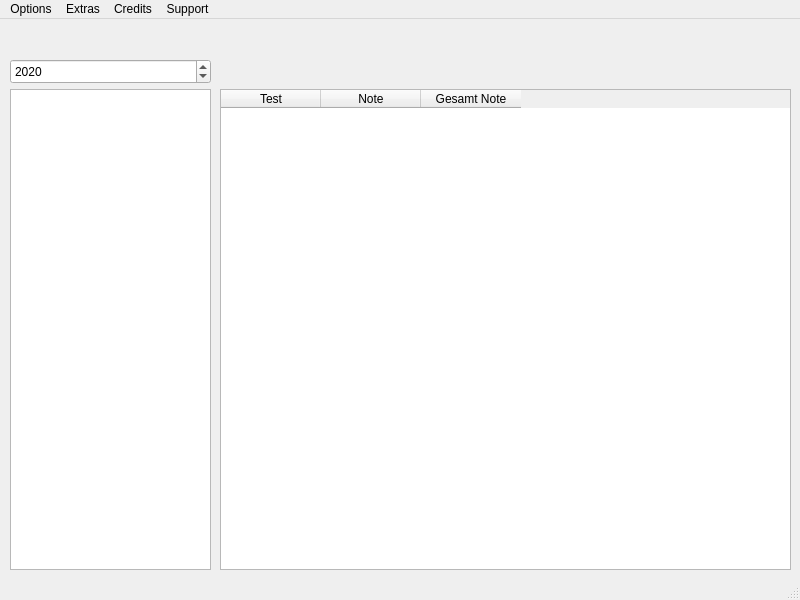
<?xml version="1.0" encoding="UTF-8"?>
<ui version="4.0">
 <class>Application</class>
 <widget class="QMainWindow" name="Application">
  <property name="geometry">
   <rect>
    <x>0</x>
    <y>0</y>
    <width>800</width>
    <height>600</height>
   </rect>
  </property>
  <property name="windowTitle">
   <string>Application</string>
  </property>
  <widget class="QWidget" name="centralwidget">
   <widget class="QListWidget" name="listWidget">
    <property name="geometry">
     <rect>
      <x>10</x>
      <y>70</y>
      <width>201</width>
      <height>481</height>
     </rect>
    </property>
   </widget>
   <widget class="QDateEdit" name="dateEdit">
    <property name="geometry">
     <rect>
      <x>10</x>
      <y>40</y>
      <width>201</width>
      <height>25</height>
     </rect>
    </property>
    <property name="displayFormat">
     <string>yyyy</string>
    </property>
    <property name="date">
     <date>
      <year>2020</year>
      <month>1</month>
      <day>1</day>
     </date>
    </property>
   </widget>
   <widget class="QTableWidget" name="tableWidget">
    <property name="geometry">
     <rect>
      <x>220</x>
      <y>70</y>
      <width>571</width>
      <height>481</height>
     </rect>
    </property>
    <property name="iconSize">
     <size>
      <width>0</width>
      <height>0</height>
     </size>
    </property>
    <property name="gridStyle">
     <enum>Qt::SolidLine</enum>
    </property>
    <column>
     <property name="text">
      <string>Test</string>
     </property>
    </column>
    <column>
     <property name="text">
      <string>Note</string>
     </property>
    </column>
    <column>
     <property name="text">
      <string>Gesamt Note</string>
     </property>
    </column>
   </widget>
  </widget>
  <widget class="QMenuBar" name="menubar">
   <property name="geometry">
    <rect>
     <x>0</x>
     <y>0</y>
     <width>800</width>
     <height>25</height>
    </rect>
   </property>
   <widget class="QMenu" name="menuGradeCalculator">
    <property name="title">
     <string>Options</string>
    </property>
    <addaction name="actiondfgdfg"/>
    <addaction name="actiondfgdfg_2"/>
    <addaction name="actiondfg"/>
    <addaction name="actiondfg_2"/>
    <addaction name="separator"/>
    <addaction name="separator"/>
    <addaction name="separator"/>
    <addaction name="separator"/>
    <addaction name="separator"/>
    <addaction name="separator"/>
    <addaction name="separator"/>
    <addaction name="separator"/>
   </widget>
   <widget class="QMenu" name="menuExtras">
    <property name="title">
     <string>Extras</string>
    </property>
   </widget>
   <widget class="QMenu" name="menuCredits">
    <property name="title">
     <string>Credits</string>
    </property>
   </widget>
   <widget class="QMenu" name="menuSupport">
    <property name="title">
     <string>Support</string>
    </property>
   </widget>
   <addaction name="menuGradeCalculator"/>
   <addaction name="menuExtras"/>
   <addaction name="menuCredits"/>
   <addaction name="menuSupport"/>
  </widget>
  <widget class="QStatusBar" name="statusbar"/>
  <action name="actiondfgdfg">
   <property name="text">
    <string>Add Subject</string>
   </property>
  </action>
  <action name="actiondfgdfg_2">
   <property name="text">
    <string>Add Grade</string>
   </property>
  </action>
  <action name="actiondfg">
   <property name="text">
    <string>Remove Grade</string>
   </property>
  </action>
  <action name="actiondfg_2">
   <property name="text">
    <string>Remove Subject</string>
   </property>
  </action>
 </widget>
 <resources/>
 <connections/>
</ui>
